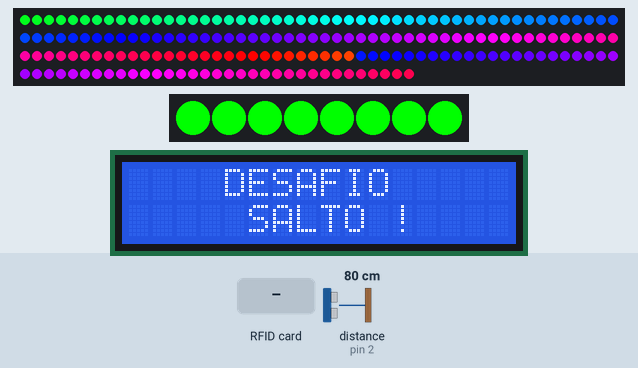
Bench run of a sketch on a simulated Arduino Uno, built with avr-gcc and run on an emulated ATmega328P. Parts: 183 RGB LEDs in strip order, left to right, continuing on the next row, 8 RGB LEDs in strip order, left to right, 16×2 character LCD. The inputs (shaded band) are chosen by the test bench; at power-on: distance to the obstacle (sensor on pin 2) 80 cm. The echo pulse lasts 58.3 µs per cm; dim RGB values are drawn brighter than linear; what the sketch prints to the serial monitor is not drawn.

Above: at 1.3 s.
1.4 s: RFID card 5E 7A 19 C4 held to the reader
At 1.82 s:
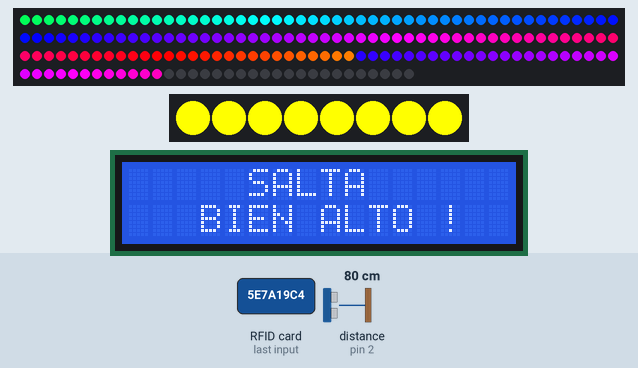
At 4.0 s:
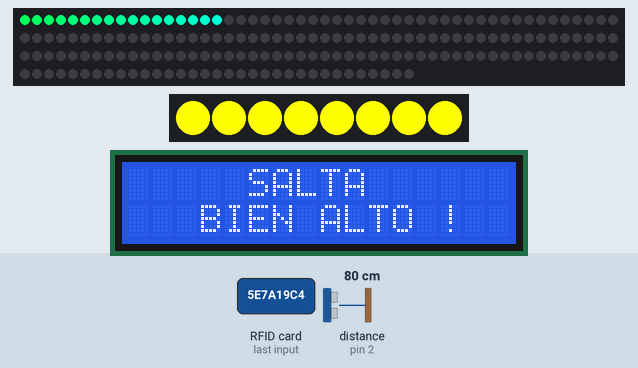
4.3 s: distance to the obstacle (sensor on pin 2) set to 2 cm
At 7.1 s:
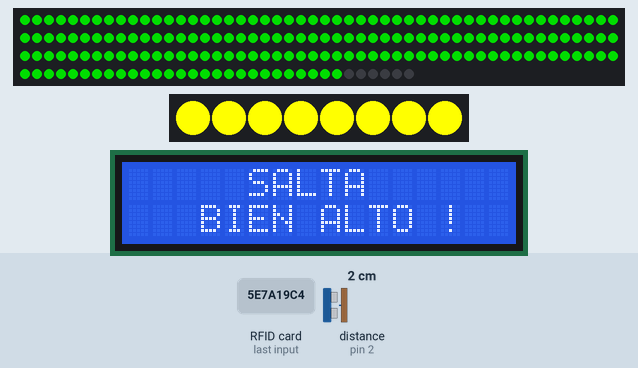
Timing chart, 0 to 28.2 s (numbered marks = the images above; inputs shaded):
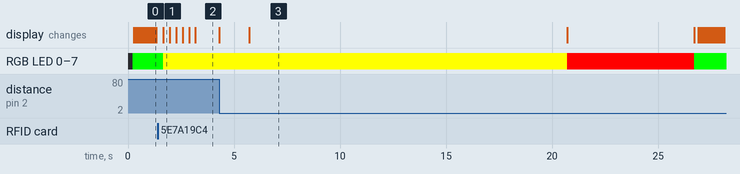

Measured:
- after the input at 1.4 s, the display: changes after 0.27 s (image 1)

The sketch:

SALTO_V2.ino
```cpp
#include <Adafruit_NeoPixel.h>
#ifdef __AVR__
#include <avr/power.h>  // Required for 16 MHz Adafruit Trinket
#endif
#include <SPI.h>
#include <MFRC522.h>
#include <Wire.h>
#include <LiquidCrystal_I2C.h>

#define SS_PIN 10
#define RST_PIN 9

MFRC522 rfid(SS_PIN, RST_PIN);  // Instance of the class

MFRC522::MIFARE_Key key;

// Init array that will store new NUID
byte nuidPICC[4];

// Variable to store the scanned card ID as a string
String cardID = "";

const int Trigger = 3;  //Pin digital 2 para el Trigger del sensor
const int Echo = 2;

#define PIN 4
#define PIN_TOTEM 7
#define OFFSET 5

#define NUMPIXELS 183
#define NUMPIXELS_TOTEM 8

Adafruit_NeoPixel pixels(NUMPIXELS, PIN, NEO_GRB + NEO_KHZ800);
Adafruit_NeoPixel totem(NUMPIXELS_TOTEM, PIN_TOTEM, NEO_GRB + NEO_KHZ800);


int distance;

LiquidCrystal_I2C lcd(0x27, 16, 2);  // set the LCD address to 0x27 for a 16 chars and 2 line display


void setup() {
  Serial.begin(9600);
  pixels.begin();
  totem.begin();
  totem.clear();
  totem.show();
  pixels.clear();
  pixels.show();
  SPI.begin();      // Init SPI bus
  rfid.PCD_Init();  // Init MFRC522
  lcd.init();       // initialize the lcd
  lcd.init();

  for (byte i = 0; i < 6; i++) {
    key.keyByte[i] = 0xFF;
  }
  pinMode(Trigger, OUTPUT);    //pin como salida
  pinMode(Echo, INPUT);        //pin como entrada
  digitalWrite(Trigger, LOW);  //Inicializamos el pin con 0

  Serial.println(F("This code scans the MIFARE Classic NUID."));
  Serial.print(F("Using the following key:"));
  setGreen();
  lcd.backlight();
  lcd.clear();
}

int maxValue;
int ledsOn;
int state = 0;
long timerGame;
bool detected = false;
void loop() {

  switch (state) {
    case 0:
      stby_led();
      lcd.setCursor(4, 0);
      lcd.print("DESAFIO");
      lcd.setCursor(5, 1);
      lcd.print("SALTO !");
      if (rfid.PICC_IsNewCardPresent() && rfid.PICC_ReadCardSerial()) {
        // Reiniciar cardID
        setYellow();
        lcd.clear();
        lcd.setCursor(0, 0);
        lcd.print("     SALTA");
        lcd.setCursor(0, 1);
        lcd.print("   BIEN ALTO !");
        cardID = "";

        for (byte i = 0; i < rfid.uid.size; i++) {
          if (rfid.uid.uidByte[i] < 0x10) {
            cardID += "0";
          }
          cardID += String(rfid.uid.uidByte[i], HEX);
        }
        unsigned long cardIDInt = strtoul(cardID.c_str(), NULL, 16);
        Serial.println(cardIDInt);
        for (int i = NUMPIXELS; i > 0; i--) {
          pixels.setPixelColor(i, pixels.Color(0, 0, 0));
          pixels.show();
          delay(3);
        }
        maxValue = 0;
        timerGame = millis();
        state = 1;
        rfid.PICC_HaltA();
        rfid.PCD_StopCrypto1();
      }
      break;

    case 1:
      game();
      if (maxValue > 20) {
        //Serial.println(maxValue);
        timerGame = millis();
        state = 2;
      }
      if (millis() - timerGame > 30000) {
        state = 2;
      }
      delay(100);
      break;
    case 2:
      game();
      if (millis() - timerGame > 15000) {
        for (int i = 0; i < NUMPIXELS; i++) {
          pixels.setPixelColor(i, pixels.Color(150, 0, 0));
          pixels.show();
        }
        setRed();
        lcd.clear();
        lcd.setCursor(1, 0);
        lcd.print("Altura Maxima");
        lcd.setCursor(7, 1);
        lcd.print(maxValue);
        lcd.print(" cm");
        delay(6000);
        lcd.clear();
        setGreen();
        state = 0;
        //Serial.println(maxValue);
      }
      delay(100);
  }
  //Serial.println(maxValue);
}

void showHeight(int cantidadMax) {
  for (int i = 0; i < cantidadMax; i++) {
    pixels.setPixelColor(i, pixels.ColorHSV(50 * 256));
    pixels.show();
    delay(25);
  }
}

void game() {
  long t;  //timepo que demora en llegar el eco

  digitalWrite(Trigger, HIGH);
  delayMicroseconds(10);  //Enviamos un pulso de 10us
  digitalWrite(Trigger, LOW);

  t = pulseIn(Echo, HIGH);  //obtenemos el ancho del pulso
  distance = t / 59;        //escalamos el tiempo a una distancia en cm

  Serial.println(distance);

  distance = 300 - distance;
  if (distance < 20) {
    distance = 0;
  } else {
    //distance += 60;
  }
  if (distance > maxValue) {
    maxValue = distance;
    ledsOn = map(distance, 0, 300, 0, NUMPIXELS);
    ledsOn -= OFFSET;
    for (int i = 0; i < ledsOn; i++) {
      pixels.setPixelColor(i, pixels.Color(0, 150, 0));
      pixels.show();
      delayMicroseconds(10);
    }
    //pixels.clear();
  }
}

void stby_led() {
  static uint8_t desplazamiento = 0;
  static int8_t direccion = 1;
  static unsigned long ultimoTiempo = 0;
  const uint8_t espera = 25;
  unsigned long ahora = millis();
  if (ahora - ultimoTiempo >= espera) {
    ultimoTiempo = ahora;
    for (int i = 0; i < NUMPIXELS; i++) {
      uint16_t hue = (i * 256 / NUMPIXELS + desplazamiento) % 256;
      pixels.setPixelColor(i, pixels.ColorHSV(hue * 256, 255, 255));
    }
    pixels.show();
    desplazamiento += direccion * 5;
    if (desplazamiento == 255 || desplazamiento == 0) direccion = -direccion;
  }
}

void setGreen() {
  totem.clear();
  for (int i = 0; i < NUMPIXELS_TOTEM; i++) {
    totem.setPixelColor(i, totem.Color(0, 255, 0));
    totem.show();
  }
}

void setRed() {
  totem.clear();
  for (int i = 0; i < NUMPIXELS_TOTEM; i++) {
    totem.setPixelColor(i, totem.Color(255, 0, 0));
    totem.show();
  }
}

void setYellow() {
  totem.clear();
  for (int i = 0; i < NUMPIXELS_TOTEM; i++) {
    totem.setPixelColor(i, totem.Color(255, 255, 0));
    totem.show();
  }
}
```
